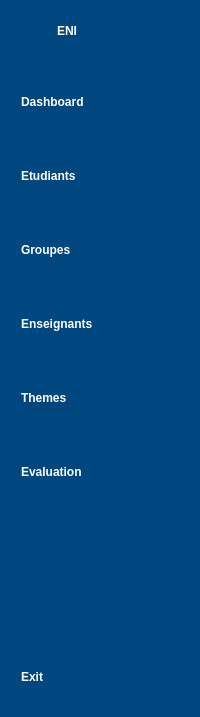
     <widget class="QWidget" name="icone_name_widget" native="true">
      <property name="styleSheet">
       <string notr="true">QWidget {
	background-color: rgb(0, 71, 128);
}
QPushButton{
color: white;
text-align: left;
height: 59px;
border: none;
padding-left: 10px;
font-weight: bold;
border-radius: 10px; 
}
QPushButton:hover {
    background-color: rgba(255, 255, 255, 30);
}
QPushButton:pressed {
    background-color: rgba(255, 255, 255, 60);
}
QPushButton:Checked{
background-color: #E0F7FA; 
    color: #004780;
font-weight: bold;
border-top-left-radius: 10px; 
border-bottom-left-radius: 5px; 
}</string>
      </property>
      <layout class="QVBoxLayout" name="verticalLayout_4">
       <property name="rightMargin">
        <number>20</number>
       </property>
       <item>
        <layout class="QHBoxLayout" name="horizontalLayout_2">
         <property name="rightMargin">
          <number>20</number>
         </property>
         <item>
          <widget class="QLabel" name="lbl_logo">
           <property name="minimumSize">
            <size>
             <width>40</width>
             <height>40</height>
            </size>
           </property>
           <property name="maximumSize">
            <size>
             <width>40</width>
             <height>40</height>
            </size>
           </property>
           <property name="text">
            <string/>
           </property>
           <property name="pixmap">
            <pixmap resource="icones.qrc">:/nav/icone/Eni.png</pixmap>
           </property>
           <property name="scaledContents">
            <bool>true</bool>
           </property>
          </widget>
         </item>
         <item>
          <widget class="QLabel" name="lbl_logo_name">
           <property name="styleSheet">
            <string notr="true">color: white;
font-weight: bold;
border: none;</string>
           </property>
           <property name="text">
            <string>ENI</string>
           </property>
          </widget>
         </item>
        </layout>
       </item>
       <item>
        <layout class="QVBoxLayout" name="verticalLayout_2">
         <property name="spacing">
          <number>15</number>
         </property>
         <property name="topMargin">
          <number>15</number>
         </property>
         <item>
          <widget class="QPushButton" name="btn_dashboard">
           <property name="text">
            <string>Dashboard</string>
           </property>
           <property name="icon">
            <iconset resource="icones.qrc">
             <normaloff>:/nav/icone/dashboard 2.png</normaloff>:/nav/icone/dashboard 2.png</iconset>
           </property>
           <property name="checkable">
            <bool>true</bool>
           </property>
           <property name="autoExclusive">
            <bool>true</bool>
           </property>
          </widget>
         </item>
         <item>
          <widget class="QPushButton" name="btn_etudiants">
           <property name="text">
            <string>Etudiants</string>
           </property>
           <property name="icon">
            <iconset resource="icones.qrc">
             <normaloff>:/nav/icone/etudiant 2.png</normaloff>:/nav/icone/etudiant 2.png</iconset>
           </property>
           <property name="checkable">
            <bool>true</bool>
           </property>
           <property name="autoExclusive">
            <bool>true</bool>
           </property>
          </widget>
         </item>
         <item>
          <widget class="QPushButton" name="btn_groupes">
           <property name="text">
            <string>Groupes</string>
           </property>
           <property name="icon">
            <iconset resource="icones.qrc">
             <normaloff>:/nav/icone/groupe 2.png</normaloff>:/nav/icone/groupe 2.png</iconset>
           </property>
           <property name="checkable">
            <bool>true</bool>
           </property>
           <property name="autoExclusive">
            <bool>true</bool>
           </property>
          </widget>
         </item>
         <item>
          <widget class="QPushButton" name="btn_enseignants">
           <property name="text">
            <string>Enseignants</string>
           </property>
           <property name="icon">
            <iconset resource="icones.qrc">
             <normaloff>:/nav/icone/encadreur 2.png</normaloff>:/nav/icone/encadreur 2.png</iconset>
           </property>
           <property name="checkable">
            <bool>true</bool>
           </property>
           <property name="autoExclusive">
            <bool>true</bool>
           </property>
          </widget>
         </item>
         <item>
          <widget class="QPushButton" name="btn_themes">
           <property name="text">
            <string>Themes</string>
           </property>
           <property name="icon">
            <iconset resource="icones.qrc">
             <normaloff>:/nav/icone/theme 2.png</normaloff>:/nav/icone/theme 2.png</iconset>
           </property>
           <property name="checkable">
            <bool>true</bool>
           </property>
           <property name="autoExclusive">
            <bool>true</bool>
           </property>
          </widget>
         </item>
         <item>
          <widget class="QPushButton" name="btn_evaluation">
           <property name="text">
            <string>Evaluation</string>
           </property>
           <property name="icon">
            <iconset resource="icones.qrc">
             <normaloff>:/nav/icone/evaluation 2.png</normaloff>:/nav/icone/evaluation 2.png</iconset>
           </property>
           <property name="checkable">
            <bool>true</bool>
           </property>
           <property name="autoExclusive">
            <bool>true</bool>
           </property>
          </widget>
         </item>
        </layout>
       </item>
       <item>
        <spacer name="verticalSpacer">
         <property name="orientation">
          <enum>Qt::Orientation::Vertical</enum>
         </property>
         <property name="sizeHint" stdset="0">
          <size>
           <width>20</width>
           <height>140</height>
          </size>
         </property>
        </spacer>
       </item>
       <item>
        <widget class="QPushButton" name="btn_exit">
         <property name="text">
          <string>Exit</string>
         </property>
         <property name="icon">
          <iconset resource="icones.qrc">
           <normaloff>:/nav/icone/se-deconnecter.png</normaloff>:/nav/icone/se-deconnecter.png</iconset>
         </property>
         <property name="checkable">
          <bool>true</bool>
         </property>
        </widget>
       </item>
      </layout>
     </widget>
